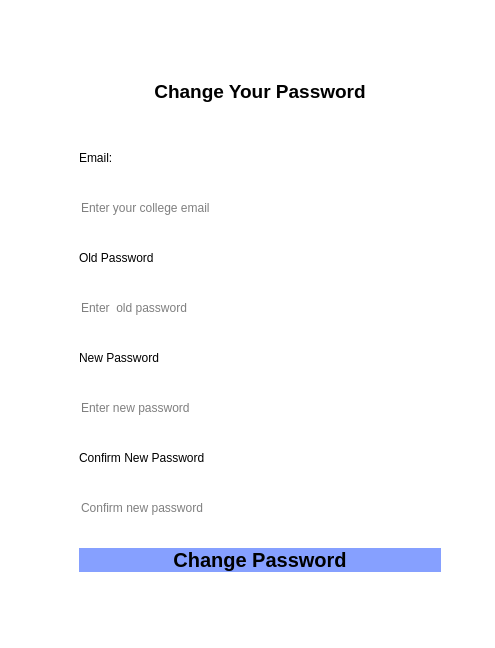
<?xml version="1.0" encoding="UTF-8"?>
<ui version="4.0">
 <class>sd_settings</class>
 <widget class="QDialog" name="sd_settings">
  <property name="geometry">
   <rect>
    <x>0</x>
    <y>0</y>
    <width>495</width>
    <height>648</height>
   </rect>
  </property>
  <property name="windowTitle">
   <string>Dialog</string>
  </property>
  <property name="styleSheet">
   <string notr="true">background-color: rgb(255, 255, 255);
color: rgb(0, 0, 0);</string>
  </property>
  <widget class="QWidget" name="widget_2" native="true">
   <property name="geometry">
    <rect>
     <x>50</x>
     <y>10</y>
     <width>400</width>
     <height>626</height>
    </rect>
   </property>
   <property name="minimumSize">
    <size>
     <width>400</width>
     <height>600</height>
    </size>
   </property>
   <property name="styleSheet">
    <string notr="true">background-color: rgb(255, 255, 255);
border-color: rgb(85, 255, 127);
border-radius:50px;</string>
   </property>
   <layout class="QGridLayout" name="gridLayout">
    <property name="leftMargin">
     <number>20</number>
    </property>
    <property name="topMargin">
     <number>25</number>
    </property>
    <property name="bottomMargin">
     <number>25</number>
    </property>
    <item row="0" column="0" colspan="2">
     <widget class="QWidget" name="verticalWidget" native="true">
      <property name="minimumSize">
       <size>
        <width>0</width>
        <height>400</height>
       </size>
      </property>
      <property name="styleSheet">
       <string notr="true">border color : black;
</string>
      </property>
      <layout class="QVBoxLayout" name="verticalLayout">
       <property name="spacing">
        <number>10</number>
       </property>
       <item>
        <widget class="QLabel" name="createyouraccount">
         <property name="maximumSize">
          <size>
           <width>16777215</width>
           <height>50</height>
          </size>
         </property>
         <property name="font">
          <font>
           <pointsize>14</pointsize>
           <bold>true</bold>
          </font>
         </property>
         <property name="styleSheet">
          <string notr="true">color: rgb(0, 0, 0);</string>
         </property>
         <property name="text">
          <string>Change Your Password</string>
         </property>
         <property name="alignment">
          <set>Qt::AlignmentFlag::AlignCenter</set>
         </property>
        </widget>
       </item>
       <item>
        <widget class="QLabel" name="label_6">
         <property name="maximumSize">
          <size>
           <width>16777215</width>
           <height>20</height>
          </size>
         </property>
         <property name="styleSheet">
          <string notr="true">color: rgb(0, 0, 0);</string>
         </property>
         <property name="text">
          <string>Email:</string>
         </property>
        </widget>
       </item>
       <item>
        <widget class="QLineEdit" name="regemail">
         <property name="styleSheet">
          <string notr="true">color: rgb(0, 0, 0);</string>
         </property>
         <property name="placeholderText">
          <string>Enter your college email</string>
         </property>
        </widget>
       </item>
       <item>
        <widget class="QLabel" name="label_7">
         <property name="maximumSize">
          <size>
           <width>16777215</width>
           <height>20</height>
          </size>
         </property>
         <property name="styleSheet">
          <string notr="true">color: rgb(0, 0, 0);</string>
         </property>
         <property name="text">
          <string>Old Password</string>
         </property>
        </widget>
       </item>
       <item>
        <widget class="QLineEdit" name="regpassword_2">
         <property name="styleSheet">
          <string notr="true">color: rgb(0, 0, 0);</string>
         </property>
         <property name="echoMode">
          <enum>QLineEdit::EchoMode::Password</enum>
         </property>
         <property name="placeholderText">
          <string>Enter  old password</string>
         </property>
        </widget>
       </item>
       <item>
        <widget class="QLabel" name="label_9">
         <property name="maximumSize">
          <size>
           <width>16777215</width>
           <height>20</height>
          </size>
         </property>
         <property name="styleSheet">
          <string notr="true">color: rgb(0, 0, 0);</string>
         </property>
         <property name="text">
          <string>New Password</string>
         </property>
        </widget>
       </item>
       <item>
        <widget class="QLineEdit" name="regpassword">
         <property name="styleSheet">
          <string notr="true">color: rgb(0, 0, 0);</string>
         </property>
         <property name="echoMode">
          <enum>QLineEdit::EchoMode::Password</enum>
         </property>
         <property name="placeholderText">
          <string>Enter new password</string>
         </property>
        </widget>
       </item>
       <item>
        <widget class="QLabel" name="label_8">
         <property name="maximumSize">
          <size>
           <width>16777215</width>
           <height>20</height>
          </size>
         </property>
         <property name="styleSheet">
          <string notr="true">color: rgb(0, 0, 0);</string>
         </property>
         <property name="text">
          <string>Confirm New Password</string>
         </property>
        </widget>
       </item>
       <item>
        <widget class="QLineEdit" name="regcpassword">
         <property name="styleSheet">
          <string notr="true">color: rgb(0, 0, 0);</string>
         </property>
         <property name="echoMode">
          <enum>QLineEdit::EchoMode::Password</enum>
         </property>
         <property name="placeholderText">
          <string>Confirm new password</string>
         </property>
        </widget>
       </item>
       <item>
        <widget class="QPushButton" name="Changepasswordbutton">
         <property name="font">
          <font>
           <pointsize>15</pointsize>
           <bold>true</bold>
          </font>
         </property>
         <property name="styleSheet">
          <string notr="true">
background-color: rgb(134, 160, 255);
color: rgb(0, 0, 0);</string>
         </property>
         <property name="text">
          <string>Change Password</string>
         </property>
         <property name="autoDefault">
          <bool>true</bool>
         </property>
        </widget>
       </item>
      </layout>
     </widget>
    </item>
   </layout>
  </widget>
 </widget>
 <resources/>
 <connections/>
</ui>
